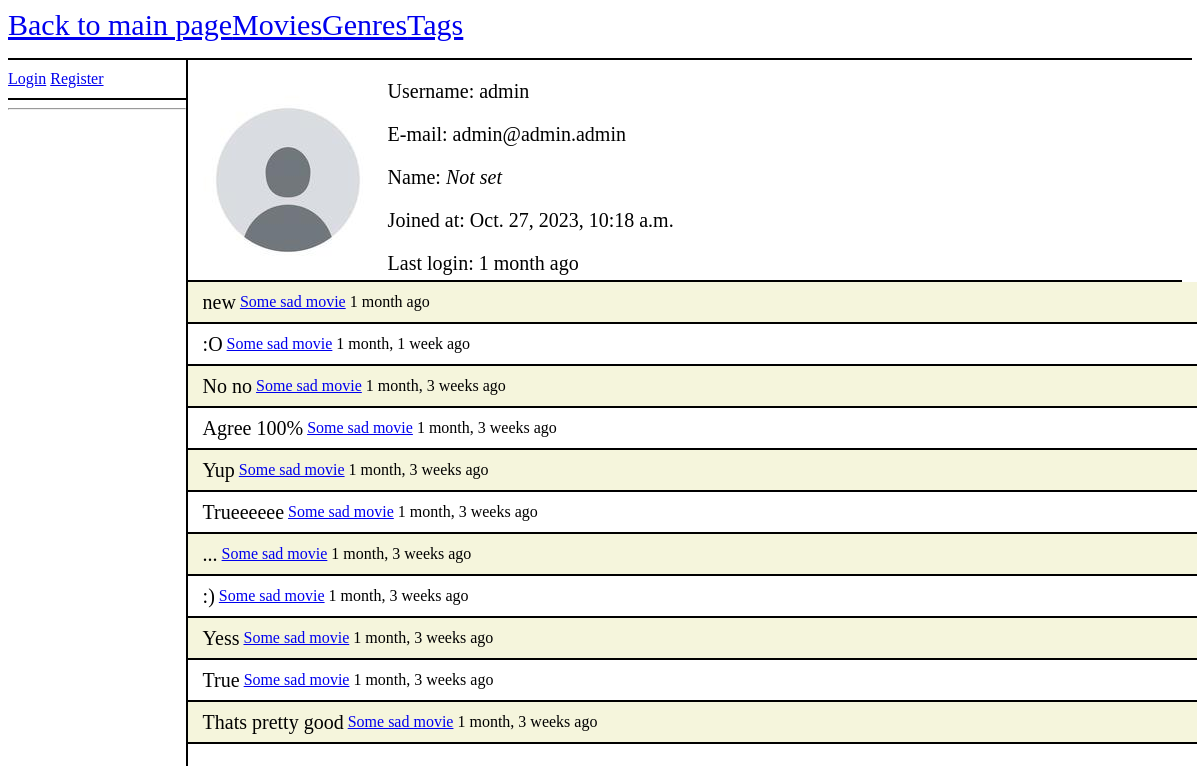
Before: /movies/profile/1/ with the older database file.
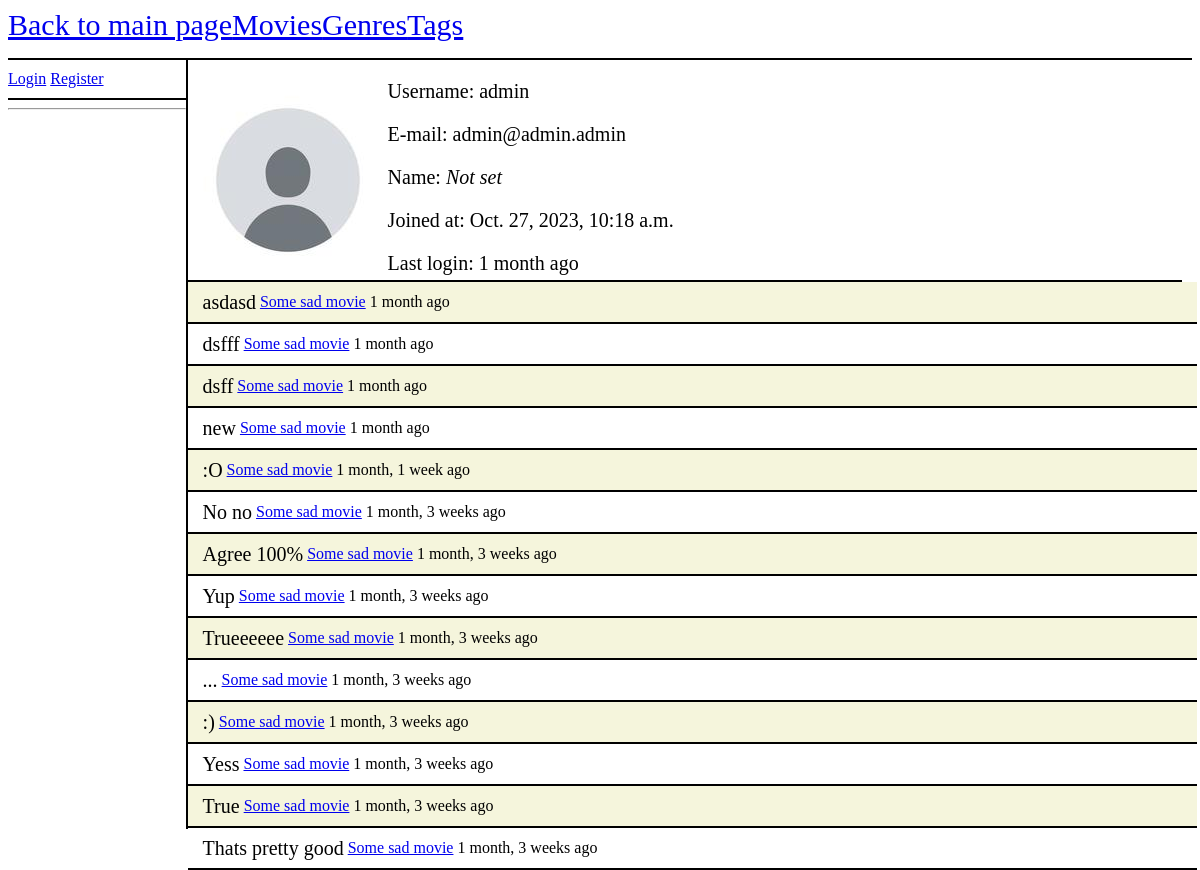
After: the same page with the newer database file.
### movies/models.py (models this page shows, shortened)
class Comment(models.Model):
    content = models.TextField(max_length=500)
    author = models.ForeignKey(User, on_delete=models.SET_NULL, null=True)
    created_at = models.DateTimeField(auto_now_add=True)
    created_in = models.ForeignKey(Movie, on_delete=models.SET_NULL, null=True)
    reply = models.BooleanField(default=False)
    reply_to = models.ForeignKey('self', on_delete=models.SET_NULL, null=True)
    liked_by = models.ManyToManyField(User, related_name='liked_by')
    def __str__(self):
        return self.content

class Movie(models.Model):
    name = models.CharField(max_length=100)
    description = models.TextField(max_length=500)
    created_at = models.DateTimeField(auto_now_add=True)
    updated_at = models.DateTimeField(auto_now=True)
    created_by = models.ForeignKey(User, on_delete=models.SET_NULL, null=True, related_name='movies_created')
    updated_by = models.ForeignKey(User, on_delete=models.SET_NULL, null=True, related_name='movies_updated')
    public = models.BooleanField(default=False)
    genres = models.ManyToManyField(Genre)
    tags = models.ManyToManyField(Tag)
    image = models.ImageField(default='default-movie.png', upload_to='movie_pics')
    def __str__(self):
        return self.name

### movies/views.py (the view)
# urls.py: path("profile/<int:user_id>/", views.user_profile, name="user_profile"),
def user_profile(request, user_id):
    context = {}
    user = get_object_or_404(User, pk=user_id)
    if request.user.is_staff:
        comments = user.comment_set.all().order_by('-created_at')
    else:
        comments = user.comment_set.filter(created_in__public = True).order_by('-created_at')
    context["user"] = user
    context["comments"] = comments
    return render(request, "movies/user_profile.html", context)

### movies/templates/movies/user_profile.html (shortened to what this page needs)
{% extends 'movies/template.html' %}
{% load static %}
{% block left_panel %}
    <hr/>
{% endblock left_panel %}
{% block content %}
    <div class = "profile">
        <div class = "profile-info">
            <div class="movie-picture">
                <img src="{{ user.profile.image.url }}" alt="Profile picture">
            </div>
            <div class="profile-user-info">
                <p>Username: {{ user.username }}</p>
                {% if user.email %}
                    <p>E-mail: {{ user.email }}</p>
                {% else %}
                    <p>E-mail: <i>Not set</i></p>
                {% endif %}
                {% if user.first_name %}
                    <p>Name: {{ user.first_name }}</p>
                {% else %}
                    <p>Name: <i>Not set</i></p>
                {% endif %}
                <p>Joined at: {{ user.date_joined }}</p>
                <p>Last login: {{ user.last_login|timesince }} ago</p>
            </div>
        </div>
        {% for comment in comments %}
            <div class = "comment">
                {{ comment }} <span class = "comment-author">&nbsp<a href="{% url 'movie_detail' comment.created_in.id %}">{{ comment.created_in }}</a> {{ comment.created_at|timesince }} ago</span><br/>
            </div>
        {% endfor %}
    </div>
{% endblock content %}

Changed rows visible on the page:
added Comment: content "asdasd", created_in "Some sad movie", created_at "1 month"
added Comment: content "dsfff", created_in "Some sad movie", created_at "1 month"
added Comment: content "dsff", created_in "Some sad movie", created_at "1 month"
